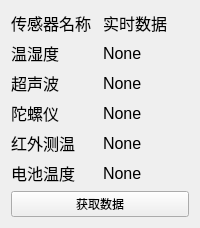
              <widget class="QWidget" name="tab_46">
               <attribute name="title">
                <string>传感器数据</string>
               </attribute>
               <layout class="QGridLayout" name="gridLayout_8">
                <item row="1" column="1">
                 <widget class="QLabel" name="label_111">
                  <property name="font">
                   <font>
                    <pointsize>12</pointsize>
                   </font>
                  </property>
                  <property name="text">
                   <string>实时数据</string>
                  </property>
                 </widget>
                </item>
                <item row="6" column="1">
                 <widget class="QLabel" name="MAX6675_label">
                  <property name="font">
                   <font>
                    <pointsize>12</pointsize>
                   </font>
                  </property>
                  <property name="text">
                   <string>None</string>
                  </property>
                 </widget>
                </item>
                <item row="4" column="0">
                 <widget class="QLabel" name="label_107">
                  <property name="font">
                   <font>
                    <pointsize>12</pointsize>
                   </font>
                  </property>
                  <property name="text">
                   <string>陀螺仪</string>
                  </property>
                 </widget>
                </item>
                <item row="3" column="0">
                 <widget class="QLabel" name="label_105">
                  <property name="font">
                   <font>
                    <pointsize>12</pointsize>
                   </font>
                  </property>
                  <property name="text">
                   <string>超声波</string>
                  </property>
                 </widget>
                </item>
                <item row="6" column="0">
                 <widget class="QLabel" name="label_99">
                  <property name="font">
                   <font>
                    <pointsize>12</pointsize>
                   </font>
                  </property>
                  <property name="text">
                   <string>电池温度</string>
                  </property>
                 </widget>
                </item>
                <item row="2" column="1">
                 <widget class="QLabel" name="DHT11_label">
                  <property name="font">
                   <font>
                    <pointsize>12</pointsize>
                   </font>
                  </property>
                  <property name="text">
                   <string>None</string>
                  </property>
                 </widget>
                </item>
                <item row="3" column="1">
                 <widget class="QLabel" name="sr04_label">
                  <property name="font">
                   <font>
                    <pointsize>12</pointsize>
                   </font>
                  </property>
                  <property name="text">
                   <string>None</string>
                  </property>
                 </widget>
                </item>
                <item row="4" column="1">
                 <widget class="QLabel" name="MPU6050_label">
                  <property name="font">
                   <font>
                    <pointsize>12</pointsize>
                   </font>
                  </property>
                  <property name="text">
                   <string>None</string>
                  </property>
                 </widget>
                </item>
                <item row="5" column="0">
                 <widget class="QLabel" name="label_101">
                  <property name="font">
                   <font>
                    <pointsize>12</pointsize>
                   </font>
                  </property>
                  <property name="text">
                   <string>红外测温</string>
                  </property>
                 </widget>
                </item>
                <item row="5" column="1">
                 <widget class="QLabel" name="mlx90614_label">
                  <property name="font">
                   <font>
                    <pointsize>12</pointsize>
                   </font>
                  </property>
                  <property name="text">
                   <string>None</string>
                  </property>
                 </widget>
                </item>
                <item row="2" column="0">
                 <widget class="QLabel" name="label_88">
                  <property name="font">
                   <font>
                    <pointsize>12</pointsize>
                   </font>
                  </property>
                  <property name="text">
                   <string>温湿度</string>
                  </property>
                 </widget>
                </item>
                <item row="1" column="0">
                 <widget class="QLabel" name="label_112">
                  <property name="font">
                   <font>
                    <pointsize>12</pointsize>
                   </font>
                  </property>
                  <property name="text">
                   <string>传感器名称</string>
                  </property>
                 </widget>
                </item>
                <item row="7" column="0" colspan="2">
                 <widget class="QPushButton" name="get_data_pushButton">
                  <property name="text">
                   <string>获取数据</string>
                  </property>
                 </widget>
                </item>
               </layout>
              </widget>
